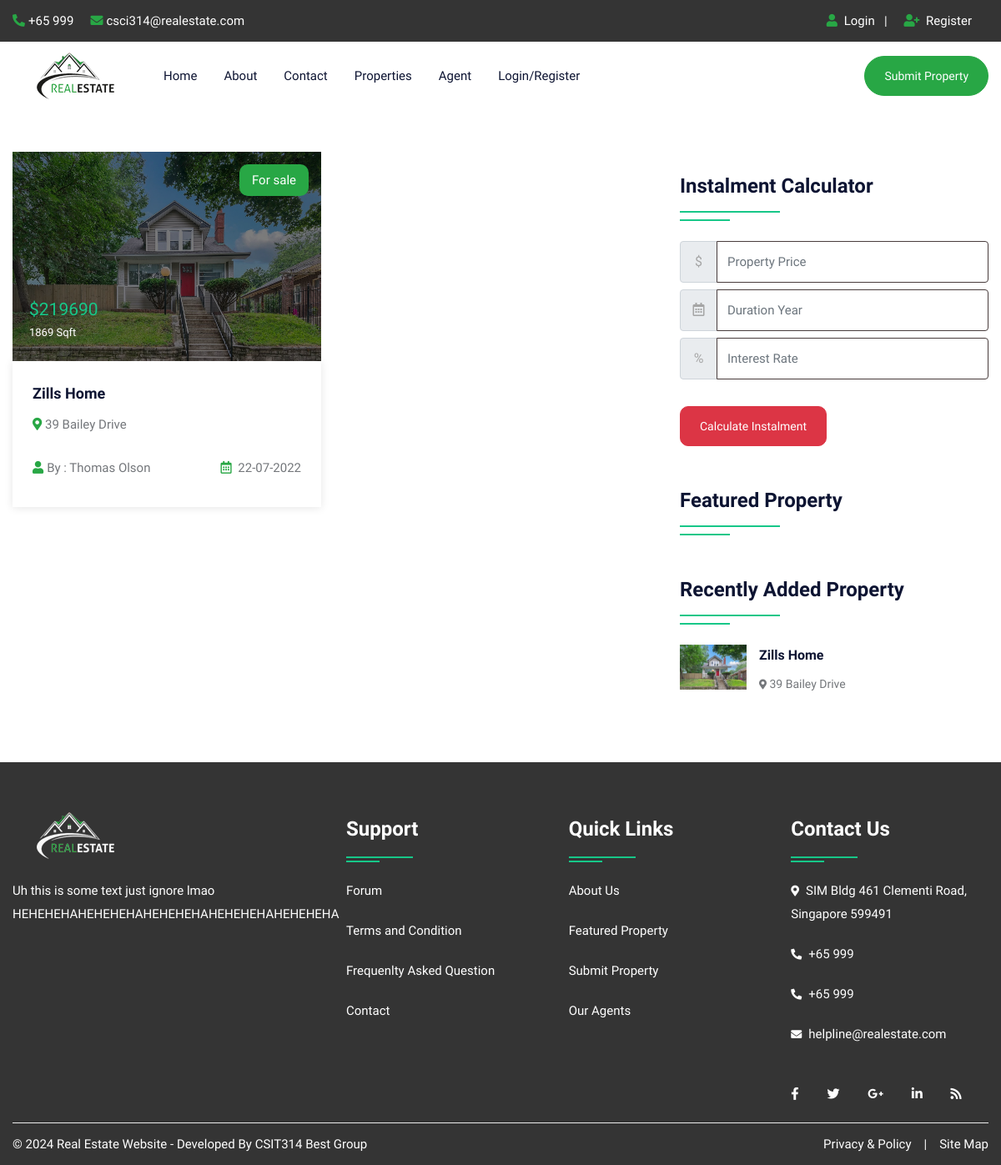
/property.php, run on an earlier commit of the app's database.
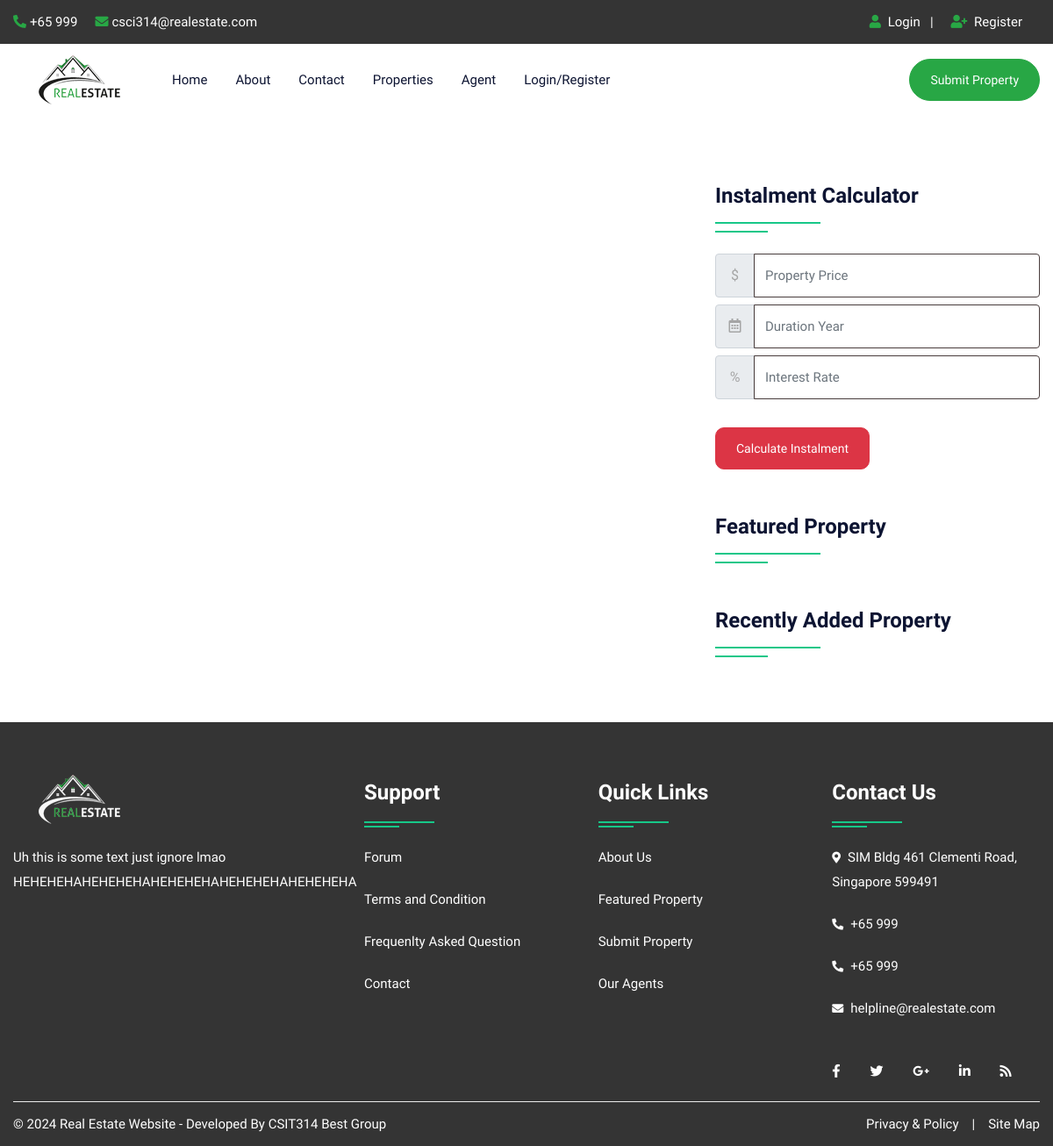
And on a later commit of the database.
### tables this page shows
CREATE TABLE `property` (
  `pid` int(50) NOT NULL,
  `title` varchar(200) NOT NULL,
  `pcontent` longtext NOT NULL,
  `type` varchar(100) NOT NULL,
  `bhk` varchar(50) NOT NULL,
  `stype` varchar(100) NOT NULL,
  `bedroom` int(50) NOT NULL,
  `bathroom` int(50) NOT NULL,
  `balcony` int(50) NOT NULL,
  `kitchen` int(50) NOT NULL,
  `hall` int(50) NOT NULL,
  `floor` varchar(50) NOT NULL,
  `size` int(50) NOT NULL,
  `price` int(50) NOT NULL,
  `location` varchar(200) NOT NULL,
  `city` varchar(100) NOT NULL,
  `state` varchar(100) NOT NULL,
  `feature` longtext NOT NULL,
  `pimage` varchar(300) NOT NULL,
  `pimage1` varchar(300) NOT NULL,
  `pimage2` varchar(300) NOT NULL,
  `pimage3` varchar(300) NOT NULL,
  `pimage4` varchar(300) NOT NULL,
  `uid` int(50) NOT NULL,
  `status` varchar(50) NOT NULL,
  `mapimage` varchar(300) NOT NULL,
  `topmapimage` varchar(300) NOT NULL,
  `groundmapimage` varchar(300) NOT NULL,
  `totalfloor` varchar(50) NOT NULL,
  `date` datetime NOT NULL DEFAULT CURRENT_TIMESTAMP,
  `isFeatured` int(11) DEFAULT NULL
);

CREATE TABLE `user` (
  `uid` int(50) NOT NULL,
  `uname` varchar(100) NOT NULL,
  `uemail` varchar(100) NOT NULL,
  `uphone` varchar(20) NOT NULL,
  `upass` varchar(50) NOT NULL,
  `utype` varchar(50) NOT NULL,
  `uimage` varchar(300) NOT NULL
);

### property.php (the view, shortened to what the rows shown need)
<!DOCTYPE html>
<html lang="en">
<head>
<link rel="stylesheet" type="text/css" href="css/bootstrap.min.css">
<link rel="stylesheet" type="text/css" href="css/bootstrap-slider.css">
<link rel="stylesheet" type="text/css" href="css/jquery-ui.css">
<link rel="stylesheet" type="text/css" href="css/layerslider.css">
<link rel="stylesheet" type="text/css" href="css/color.css" id="color-change">
<link rel="stylesheet" type="text/css" href="css/owl.carousel.min.css">
<link rel="stylesheet" type="text/css" href="css/font-awesome.min.css">
<link rel="stylesheet" type="text/css" href="fonts/flaticon/flaticon.css">
<link rel="stylesheet" type="text/css" href="css/style.css">
</head>
<body>
<div id="page-wrapper">
    <div class="row">
		<?php include("include/header.php");?>
        <div class="full-row">
            <div class="container">
                <div class="row">
					<div class="col-lg-8">
                        <div class="row">
							<?php
							$query=mysqli_query($con,"SELECT property.*, user.uname,user.utype,user.uimage FROM `property`,`user` WHERE property.uid=user.uid");
								while($row=mysqli_fetch_array($query))
								{
							?>
                            <div class="col-md-6">
                                <div class="featured-thumb hover-zoomer mb-4">
                                    <div class="overlay-black overflow-hidden position-relative"> <img src="admin/property/<?php echo $row['18'];?>" alt="pimage">
                                        <div class="sale bg-success text-white">For <?php echo $row['5'];?></div>
                                        <div class="price text-primary text-capitalize">$<?php echo $row['13'];?> <span class="text-white"><?php echo $row['12'];?> Sqft</span></div>
                                    </div>
                                    <div class="featured-thumb-data shadow-one">
                                        <div class="p-4">
                                            <h5 class="text-secondary hover-text-success mb-2 text-capitalize"><a href="propertydetail.php?pid=<?php echo $row['0'];?>"><?php echo $row['1'];?></a></h5>
                                            <span class="location text-capitalize"><i class="fas fa-map-marker-alt text-success"></i> <?php echo $row['14'];?></span> </div>
                                        <div class="px-4 pb-4 d-inline-block w-100">
                                            <div class="float-left text-capitalize"><i class="fas fa-user text-success mr-1"></i>By : <?php echo $row['uname'];?></div>
                                            <div class="float-right"><i class="far fa-calendar-alt text-success mr-1"></i> <?php echo date('d-m-Y', strtotime($row['date']));?></div>
                                        </div>
                                    </div>
                                </div>
                            </div>
                            <?php } ?>
                        </div>
                    </div>
                    <div class="col-lg-4">
                        <div class="sidebar-widget mt-5">
                            <ul class="property_list_widget">
								<?php
								$query=mysqli_query($con,"SELECT * FROM `property` ORDER BY date DESC LIMIT 6");
										while($row=mysqli_fetch_array($query))
										{
								?>
                                <li> <img src="admin/property/<?php echo $row['18'];?>" alt="pimage">
                                    <h6 class="text-secondary hover-text-success text-capitalize"><a href="propertydetail.php?pid=<?php echo $row['0'];?>"><?php echo $row['1'];?></a></h6>
                                    <span class="font-14"><i class="fas fa-map-marker-alt icon-success icon-small"></i> <?php echo $row['14'];?></span>
                                </li>
                                <?php } ?>
                            </ul>
                        </div>
                    </div>
                </div>
            </div>
        </div>
    </div>
</div>
</body>
</html>

What changed in the data, as far as the page shows it:
removed property: pimage (picture), stype "sale", price "219690", size "1869", title "Zills Home", location "39 Bailey Drive", uid.uname "Thomas Olson", date "22-07-2022"
